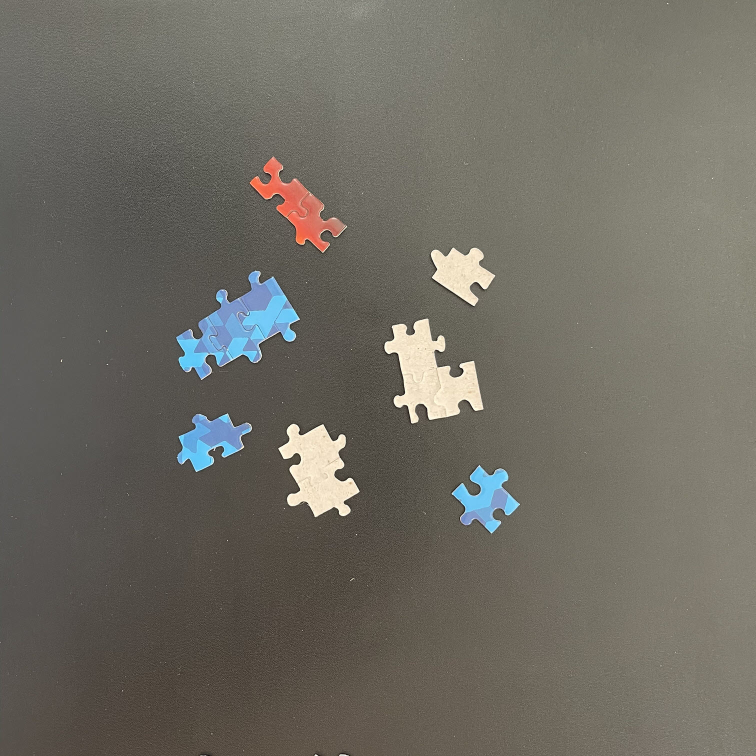
#> input picture Image Processing for Engineering and Science/Data/MathWorks Images/MathWorks Puzzle/Puzzle_01.jpg, 1512 x 1512 px (shown at 1/2 size)
$ jupyter execute --allow-errors move_to_py.ipynb   (older library calls are emulated)
#> lines starting #> are read from the running program, lines starting #| are printed output that depends on the picture; after the words box and inside, x2 and y2 are one past the last pixel; in counts of white or black regions, pixels touching at a corner belong together; long printed decimals are rounded; pictures that were not available may be replaced by others from this repository, and a replacement may not be noted
[cell 1]
import matplotlib.pyplot as plt
import matplotlib.image as mpimg

# Load an image
#> (the rest of this cell did not finish here and is left out)

[cell 2]
t1 = 5
#> t1 = 5

[cell 3]
import napari
import numpy as np
import cv2

# Create a sample image (you can replace this with your own image)
#image_data = np.random.random((512, 512))

rgb_image = cv2.imread('Image Processing for Engineering and Science/Data/MathWorks Images/MathWorks Puzzle/Puzzle_01.jpg')
#> rgb_image is the input picture: shape (1512, 1512, 3); mean B, G, R 98.5, 107.3, 110.4
gray_image = cv2.cvtColor(rgb_image, cv2.COLOR_BGR2GRAY)

# Create a Napari viewer and display the image
viewer = napari.view_image(gray_image)
napari.run()

[cell 4]
from PIL import Image
import os

# Open the image file
#> (the rest of this cell did not finish here and is left out)

#> (a cell that did not finish here is left out)

[cell 6]
import cv2

# Load the RGB image
rgb_image = cv2.imread('00406.jpg')
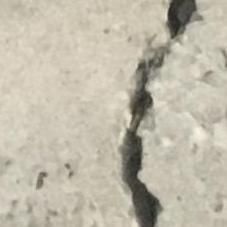
#> input picture 00406.jpg, 227 x 227 px
#> rgb_image is the input picture: shape (227, 227, 3); mean B, G, R 169.9, 186.2, 192.3

# Convert to grayscale
gray_image = cv2.cvtColor(rgb_image, cv2.COLOR_BGR2GRAY)
#> gray_image: shape (227, 227)

plt.imshow(gray_image, cmap='gray')
plt.show()

[cell 7]
from skimage import io, color

# Load the RGB image
rgb_image = io.imread('00406.jpg')

# Convert to grayscale
gray_image = color.rgb2gray(rgb_image)

plt.imshow(gray_image, cmap='gray')
plt.show()

[cell 8]
import cv2 as cv
import numpy as np
from matplotlib import pyplot as plt

img = cv.imread('00406.jpg', cv.IMREAD_GRAYSCALE)

T = 90
ret,thresh1 = cv.threshold(img,T,255,cv.THRESH_BINARY)
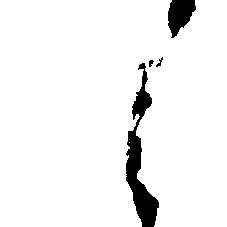
#> thresh1: shape (227, 227); 94.7% white; 4 black regions, box (x1, y1, x2, y2) and area: (126, 63, 159, 227) 1987, (168, 0, 196, 38) 696, (156, 57, 163, 67) 26, (149, 60, 154, 67) 23
#> ret = 90

plt.imshow(thresh1, cmap='gray')
plt.show()

[cell 9]
import cv2

# Load the image
image = cv2.imread('python-version/imdata/tire.tif', cv2.IMREAD_GRAYSCALE)  # Load as grayscale
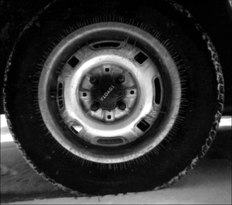
#> input picture python-version/imdata/tire.tif, 232 x 205 px
#> image is the input picture: shape (205, 232); min 0, max 255, mean 53.7

#Adaptive Histogram Equalization (CLAHE)
#gray = cv2.cvtColor(image, cv2.COLOR_BGR2GRAY)
clahe = cv2.createCLAHE(clipLimit=2.0, tileGridSize=(8, 8))
equalized = clahe.apply(image)

io.imshow(equalized)
io.show()

[cell 10]
import cv2

# Load the image
image = cv2.imread('00406.jpg')

# Define the size of the Gaussian kernel and standard deviation
kernel_size = (5, 5)  # Adjust as needed
sigma = 1.0  # Adjust as needed

# Apply Gaussian filtering
blurred_image = cv2.GaussianBlur(image, kernel_size, sigma)

# Display or save the filtered image
plt.subplot(1, 2, 1)
plt.imshow(cv2.cvtColor(image, cv.COLOR_BGR2RGB))

plt.subplot(1, 2, 2)
plt.imshow(cv2.cvtColor(blurred_image, cv.COLOR_BGR2RGB))
plt.show()
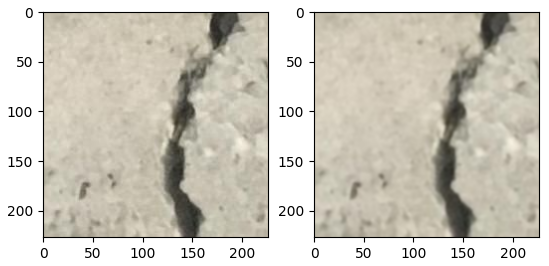
#> figure drawn by matplotlib, 2 panels

[cell 11]
import cv2
from matplotlib import pyplot as plt
import numpy as np

# Load the image
image = cv2.imread('00406.jpg')

# Define the radius of the disk filter
radius = 5  # Adjust as needed

# Create a circular kernel
kernel_size = 2 * radius + 1
kernel = np.zeros((kernel_size, kernel_size), np.uint8)
center = (radius, radius)

for i in range(kernel_size):
    for j in range(kernel_size):
        if (i - center[0]) ** 2 + (j - center[1]) ** 2 <= radius ** 2:
            kernel[i, j] = 1

# Normalize the kernel to ensure the sum is 1
kernel = kernel / np.sum(kernel)

# Apply the disk filter using convolution
filtered_image = cv2.filter2D(image, -1, kernel)

# Display or save the filtered image
plt.subplot(1, 2, 1)
plt.imshow(cv2.cvtColor(image, cv.COLOR_BGR2RGB))

plt.subplot(1, 2, 2)
plt.imshow(cv2.cvtColor(filtered_image, cv.COLOR_BGR2RGB))
plt.show()

[cell 12]
import cv2
from matplotlib import pyplot as plt

# Load the image
image = cv2.imread('00406.jpg')

# Define the desired width and height for resizing
desired_width = 57  # Adjust as needed
desired_height = 57  # Adjust as needed

# Perform image resizing
resized_image = cv2.resize(image, (desired_width, desired_height))

# Display or save the resized image
plt.subplot(1, 2, 1)
plt.imshow(cv2.cvtColor(image, cv2.COLOR_BGR2RGB))

plt.subplot(1, 2, 2)
plt.imshow(cv2.cvtColor(resized_image, cv2.COLOR_BGR2RGB))
plt.show()

[cell 13]
import cv2
from matplotlib import pyplot as plt

# Load the image
image = cv2.imread('00406.jpg', cv2.IMREAD_GRAYSCALE)  # Load as grayscale

# Apply the Sobel edge detection
sobel_x = cv2.Sobel(image, cv2.CV_64F, 1, 0, ksize=3)
sobel_y = cv2.Sobel(image, cv2.CV_64F, 0, 1, ksize=3)
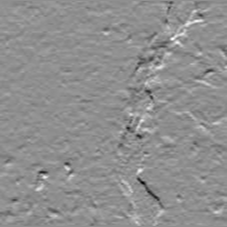
#> sobel_y: shape (227, 227) float64; min -336, max 261, mean -0.1; drawn with min black and max white

# Combine the x and y gradients to get the magnitude
edges = cv2.addWeighted(cv2.convertScaleAbs(sobel_x), 0.5, cv2.convertScaleAbs(sobel_y), 0.5, 0)

# Display or save the detected edges
plt.imshow(edges, cmap='gray')
plt.show()

[cell 14]
import cv2
from matplotlib import pyplot as plt
import numpy as np

# Load the image
img = cv2.imread('Image Processing for Engineering and Science/Data/MathWorks Images/MathWorks Puzzle/Puzzle_01.jpg', cv2.IMREAD_GRAYSCALE)
#> img: shape (1512, 1512); min 0, max 255, mean 107.2

# Define the size of the Gaussian kernel and standard deviation
kernel_size = (7, 7)  # Adjust as needed
sigma = 0.0  # Adjust as needed

# Apply Gaussian filtering
img = cv2.GaussianBlur(img, kernel_size, sigma)

T = 140
ret,th1 = cv.threshold(img,T,255,cv.THRESH_BINARY)
#> th1: shape (1512, 1512); 4.4% white; 108 white regions (93 under 20 px), largest, box (x1, y1, x2, y2) and area: (353, 542, 599, 759) 24768, (769, 637, 967, 847) 21579, (557, 848, 719, 1034) 17440
#> ret = 140


# Define the structuring element (kernel) for opening
kernel_size = (5, 5)  # Adjust the size as needed
structuring_element = np.ones(kernel_size, np.uint8)

# Perform morphological opening
opened_image = cv2.morphologyEx(th1, cv2.MORPH_OPEN, structuring_element)
#> opened_image: shape (1512, 1512); 4.3% white; 12 white regions, largest, box (x1, y1, x2, y2) and area: (354, 542, 598, 758) 24712, (769, 637, 967, 846) 21555, (558, 848, 718, 1033) 17418


# Define the structuring element (kernel) for opening
kernel_size = (5, 5)  # Adjust the size as needed
structuring_element = np.ones(kernel_size, np.uint8)

# Perform morphological opening
closed_image = cv2.morphologyEx(opened_image, cv2.MORPH_CLOSE, structuring_element)
#> closed_image: shape (1512, 1512); 4.4% white; 11 white regions, largest, box (x1, y1, x2, y2) and area: (354, 542, 598, 758) 24959, (769, 637, 967, 846) 21573, (558, 848, 718, 1033) 17441


im_th = closed_image
# Copy the thresholded image.
im_floodfill = im_th.copy()

# Mask used to flood filling.
# Notice the size needs to be 2 pixels than the image.
h, w = im_th.shape[:2]
#> h = 1512; w = 1512
mask = np.zeros((h+2, w+2), np.uint8)

# Floodfill from point (0, 0)
cv2.floodFill(im_floodfill, mask, (0,0), 255);
#> im_floodfill: shape (1512, 1512); 100% white; 3 black regions, box (x1, y1, x2, y2) and area: (598, 453, 630, 478) 494, (602, 398, 629, 432) 475, (638, 488, 643, 493) 25

# Invert floodfilled image
im_floodfill_inv = cv2.bitwise_not(im_floodfill)

# Combine the two images to get the foreground.
im_out = im_th | im_floodfill_inv


# Display or save the filtered image
titles = ['Original Image', 'Global Thresholding (v = '+str(T)+')', 'opened_image', 'im_out']
images = [img, th1, closed_image, im_out]

for i in range(4):
 plt.subplot(2,2,i+1),plt.imshow(images[i],'gray')
 plt.title(titles[i])
 plt.xticks([]),plt.yticks([])
plt.show()

[cell 15]
import cv2
import numpy as np

# Load the image
image = cv2.imread('python-version/imdata/coloredChips.png')

# Reshape the image to a 2D array of pixels
#> (the rest of this cell did not finish here and is left out)

[cell 16]
import cv2
import numpy as np

# Load the image
img = cv2.imread('Image Processing for Engineering and Science/Data/MathWorks Images/MathWorks Puzzle/Puzzle_01.jpg', cv2.IMREAD_GRAYSCALE)


# Define the size of the Gaussian kernel and standard deviation
kernel_size = (7, 7)  # Adjust as needed
sigma = 0.0  # Adjust as needed

# Apply Gaussian filtering
img = cv2.GaussianBlur(img, kernel_size, sigma)

T = 140
ret,th1 = cv.threshold(img,T,255,cv.THRESH_BINARY)

# Define the structuring element (kernel) for opening
kernel_size = (5, 5)  # Adjust the size as needed
structuring_element = np.ones(kernel_size, np.uint8)

# Perform morphological opening
opened_image = cv2.morphologyEx(th1, cv2.MORPH_OPEN, structuring_element)

# Define the structuring element (kernel) for opening
kernel_size = (5, 5)  # Adjust the size as needed
structuring_element = np.ones(kernel_size, np.uint8)

# Perform morphological opening
closed_image = cv2.morphologyEx(opened_image, cv2.MORPH_CLOSE, structuring_element)

im_th = closed_image
# Copy the thresholded image.
im_floodfill = im_th.copy()

# Mask used to flood filling.
# Notice the size needs to be 2 pixels than the image.
h, w = im_th.shape[:2]
mask = np.zeros((h+2, w+2), np.uint8)

# Floodfill from point (0, 0)
cv2.floodFill(im_floodfill, mask, (0,0), 255);

# Invert floodfilled image
im_floodfill_inv = cv2.bitwise_not(im_floodfill)

# Combine the two images to get the foreground.
binary_image = im_th | im_floodfill_inv


#/**//*/*


# Perform connected component analysis
num_labels, labels, stats, centroids = cv2.connectedComponentsWithStats(binary_image, connectivity=8)
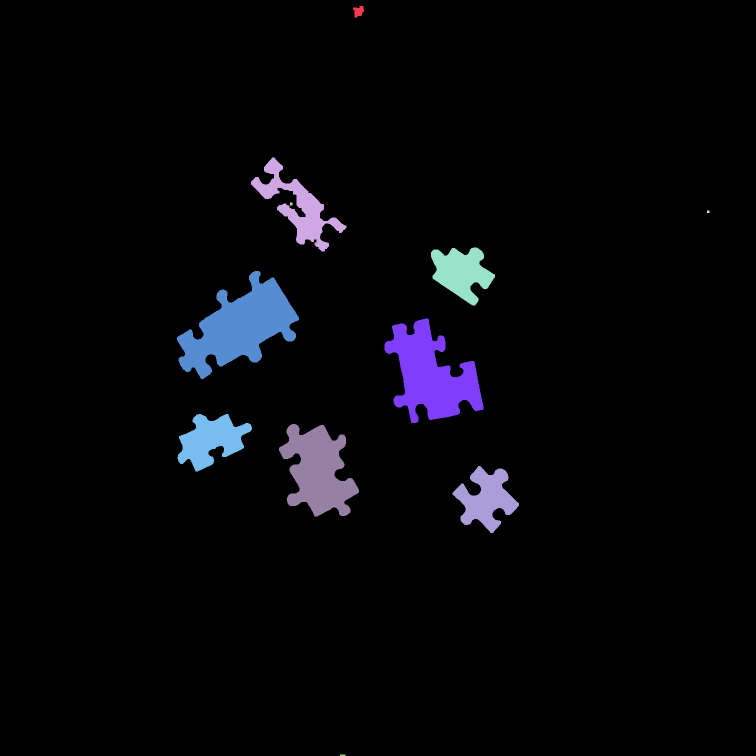
#> labels: shape (1512, 1512) int32 (shown at 1/2 size); 12 distinct labels, from 0 to 11; one colour per label, 0 black
#> num_labels = 12; stats = [[0, 0, 1512, 1512, 2184917], [706, 12, 22, 23, 340], [502, 315, 191, 188, 9848], [580, 405, 5, 6, 30], [1414, 421, 5, 5, 25], [862, 495, 128, 116, 8616], [354, 542, 244, 216, 24959], [769, 637, 198, 209, 21573], [355, 828, 149, 115, 9412], [558, 848, 160, 185, 17441], [905, 932, 133, 134, 8950], [680, 1509, 11, 3, 33]]; centroids = [[759.2, 756.2], [716.7, 22.29], [595.6, 413.2], [582, 407.5], [1416, 423], [922.8, 544.6], [478.7, 653.8], [861.7, 749.3], [421.9, 880.2], [636, 941.2], [972, 997], [685, 1510]]

# Visualize the connected components (optional)
vis_image = img.copy()

# Loop through each connected component (excluding the background label 0)
for label in range(1, num_labels):
    # Get the statistics for the current component
    left, top, width, height, area = stats[label]

    # Calculate the centroid
    centroid_x, centroid_y = centroids[label]

    # Print or use the properties as needed
    print(f"Label {label} - Area: {area}, Centroid: ({centroid_x}, {centroid_y}), Bounding Box: ({left}, {top}, {width}, {height})")

    # Draw a bounding box and centroid on the color image
    cv2.rectangle(vis_image, (left, top), (left + width, top + height), (0, 0, 255), 2)
    cv2.circle(vis_image, (int(centroid_x), int(centroid_y)), 5, (0, 0, 255), -1)
#> this loop made 11 passes
#> (left, top, width, height, area, centroid_x, centroid_y) on passes 1 to 11: (706, 12, 22, 23, 340, 716.7, 22.29), (502, 315, 191, 188, 9848, 595.6, 413.2), (580, 405, 5, 6, 30, 582, 407.5), (1414, 421, 5, 5, 25, 1416, 423), (862, 495, 128, 116, 8616, 922.8, 544.6), (354, 542, 244, 216, 24959, 478.7, 653.8), (769, 637, 198, 209, 21573, 861.7, 749.3), (355, 828, 149, 115, 9412, 421.9, 880.2), (558, 848, 160, 185, 17441, 636, 941.2), (905, 932, 133, 134, 8950, 972, 997), (680, 1509, 11, 3, 33, 685, 1510)
#| Label 1 - Area: 340, Centroid: (716.729, 22.288), Bounding Box: (706, 12, 22, 23)
#| Label 2 - Area: 9848, Centroid: (595.634, 413.223), Bounding Box: (502, 315, 191, 188)
#| Label 3 - Area: 30, Centroid: (582.0, 407.5), Bounding Box: (580, 405, 5, 6)
#| Label 4 - Area: 25, Centroid: (1416.0, 423.0), Bounding Box: (1414, 421, 5, 5)
#| Label 5 - Area: 8616, Centroid: (922.771, 544.579), Bounding Box: (862, 495, 128, 116)
#| Label 6 - Area: 24959, Centroid: (478.654, 653.803), Bounding Box: (354, 542, 244, 216)
#| Label 7 - Area: 21573, Centroid: (861.660, 749.260), Bounding Box: (769, 637, 198, 209)
#| Label 8 - Area: 9412, Centroid: (421.894, 880.211), Bounding Box: (355, 828, 149, 115)
#> (further printed lines are left out)
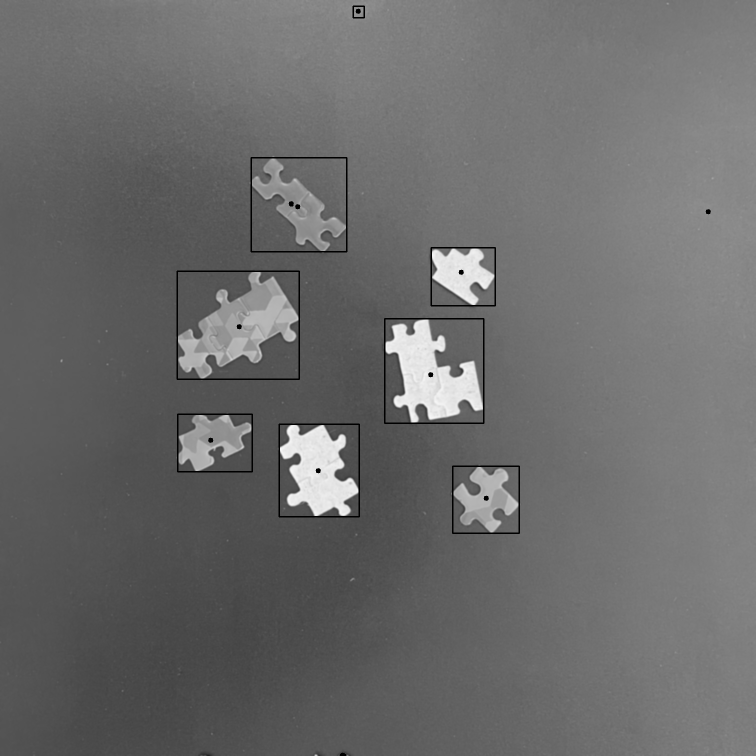
#> vis_image: shape (1512, 1512) (shown at 1/2 size); min 0, max 249, mean 106.5


#/**//*/*


# Display or save the filtered image
titles = ['Original Image', 'fill holes', 'Visualize the connected components']
images = [img, binary_image, vis_image]
fig = plt.figure(figsize=(10, 10))
for i in range(3):
 plt.subplot(2,2,i+1),plt.imshow(images[i],'gray')
 plt.title(titles[i])
 plt.xticks([]),plt.yticks([])
plt.show()

[cell 17]
import cv2 as cv
import cv2
import numpy as np
from matplotlib import pyplot as plt

img = cv.imread('00406.jpg', cv.IMREAD_GRAYSCALE)

T = 90
ret,thresh1 = cv.threshold(img,T,255,cv.THRESH_BINARY)
#> ret = 90

# Invert the binary image so that the objects are 0 and the background is 1
binary_image = cv2.bitwise_not(thresh1)

# Perform distance transform
distance_transform = cv2.distanceTransform(binary_image, distanceType=cv2.DIST_L2, maskSize=5)
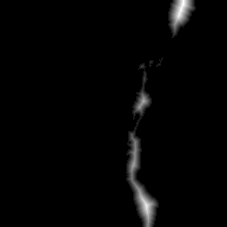
#> distance_transform: shape (227, 227) float32; min 0, max 12, mean 0.21; drawn with min black and max white

# Optionally normalize the distance transform to the range [0, 255] for visualization
distance_transform_normalized = cv2.normalize(distance_transform, None, 0, 255, cv2.NORM_MINMAX, dtype=cv2.CV_8U)


# Display the segmented image using matplotlib
fig = plt.figure(figsize=(10, 10))
plt.subplot(1, 2, 1)
plt.imshow(thresh1, cmap='gray')

plt.subplot(1, 2, 2)
plt.imshow(distance_transform_normalized, cmap='gray')
plt.show()

[cell 18]
import cv2

# Open the video file (replace 'your_video.mp4' with the path to your video file)
video_capture = cv2.VideoCapture('Image Processing for Engineering and Science/Data/MathWorks Images/liquidVideo.mp4')

# Define the codec to use for MPEG-4 video encoding
fourcc = cv2.VideoWriter_fourcc(*'XVID')  # Use 'XVID' for MPEG-4 codec
#> fourcc = 1145656920
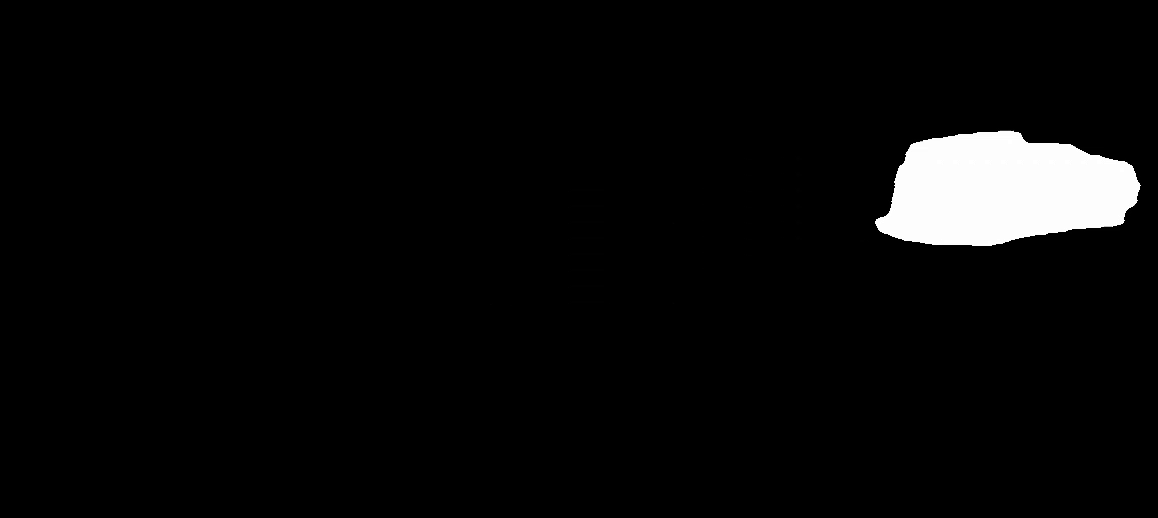
#> input picture frame 24 of RoadTraffic-segment.mp4, 1158 x 518 px, given in place of liquidVideo.mp4, which was not available
#> further down, frame is the input picture: shape (518, 1158, 3); min 0, max 255, mean 9.6
#> `trues = BW > 68`: trues: shape (518, 1158) bool; 3.8% white; 1 white region, box (x1, y1, x2, y2) and area: (875, 131, 1141, 246) 22660
#> `stacked_image = np.hstack((image1, image2))`:
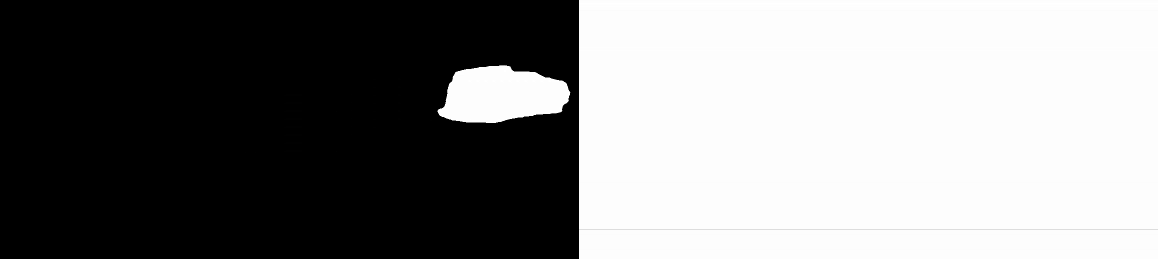
#> stacked_image: shape (518, 2316, 3) (shown at 1/2 size); min 0, max 255, mean 131.2

# Define the output video file name and properties
output_file = 'python-version/output_video.mp4'  # Change the file name and extension as needed
#frame_width = video_capture.get(cv2.CAP_PROP_FRAME_WIDTH)  # Width of the frames
#frame_height = video_capture.get(cv2.CAP_PROP_FRAME_HEIGHT)  # Height of the frames
#frame_rate = video_capture.get(cv2.CAP_PROP_FPS)  # Frames per second (adjust as needed)
frame_width = 120
frame_height = 216
frame_rate = 10

# Create a VideoWriter object with MPEG-4 encoding
video_writer = cv2.VideoWriter(output_file, fourcc, frame_rate, (frame_width, frame_height))
if (video_writer.isOpened() == False):
    print("Error video_writer video file")

# Check if the video file was opened successfully
if not video_capture.isOpened():
    print("Error: Could not open video file.")
    exit()

#> (the rest of this cell did not finish here and is left out)

[cell 19]
video_capture = cv2.VideoCapture('Image Processing for Engineering and Science/Data/MathWorks Images/liquidVideo.mp4')
print(video_capture.get(cv2.CAP_PROP_FPS))
#| 10.0
print(video_capture.get(cv2.CAP_PROP_FRAME_WIDTH))
#| 1158.0
print(video_capture.get(cv2.CAP_PROP_FRAME_HEIGHT))
#| 518.0
